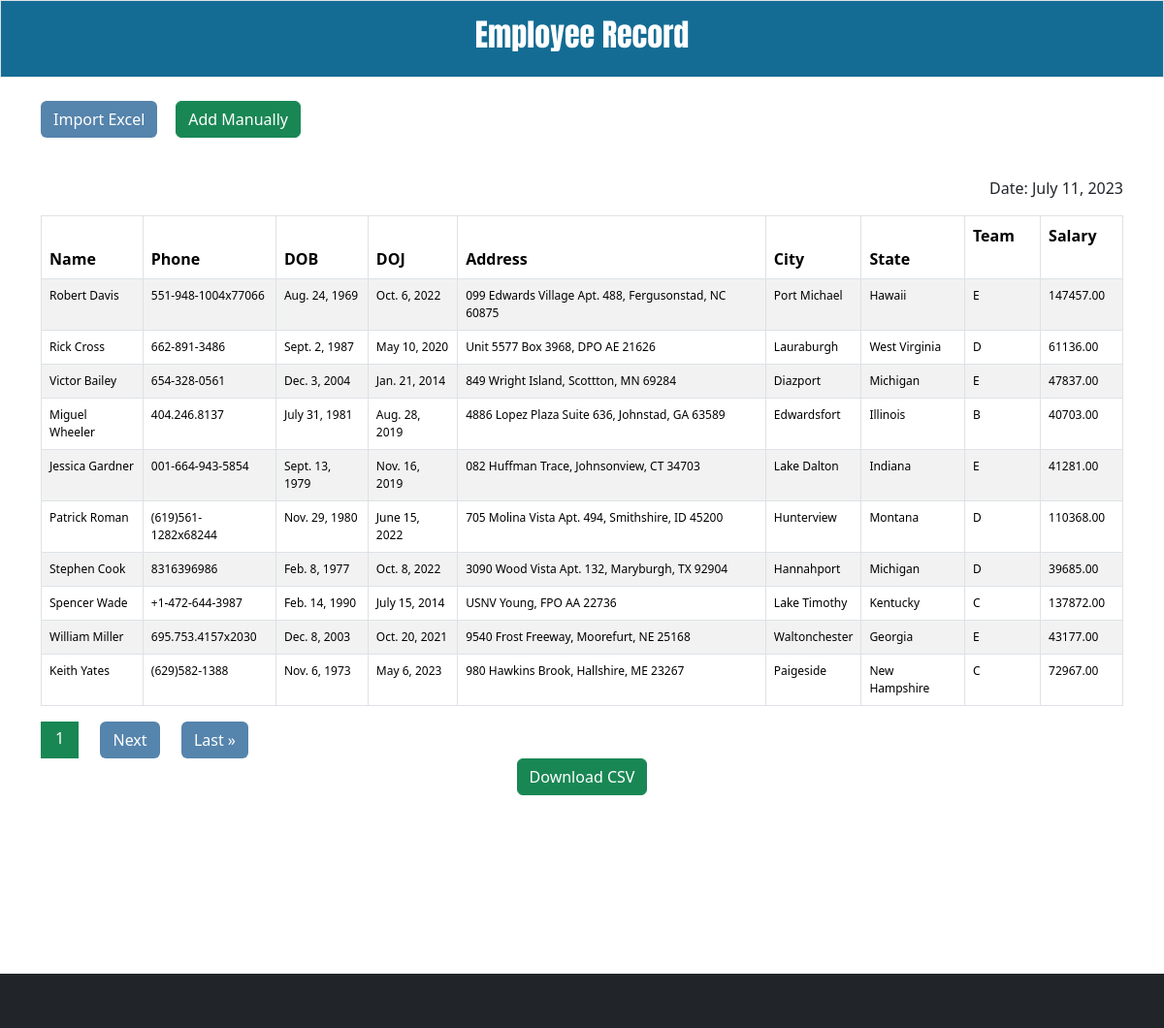
/, run on an earlier commit of the app's database.
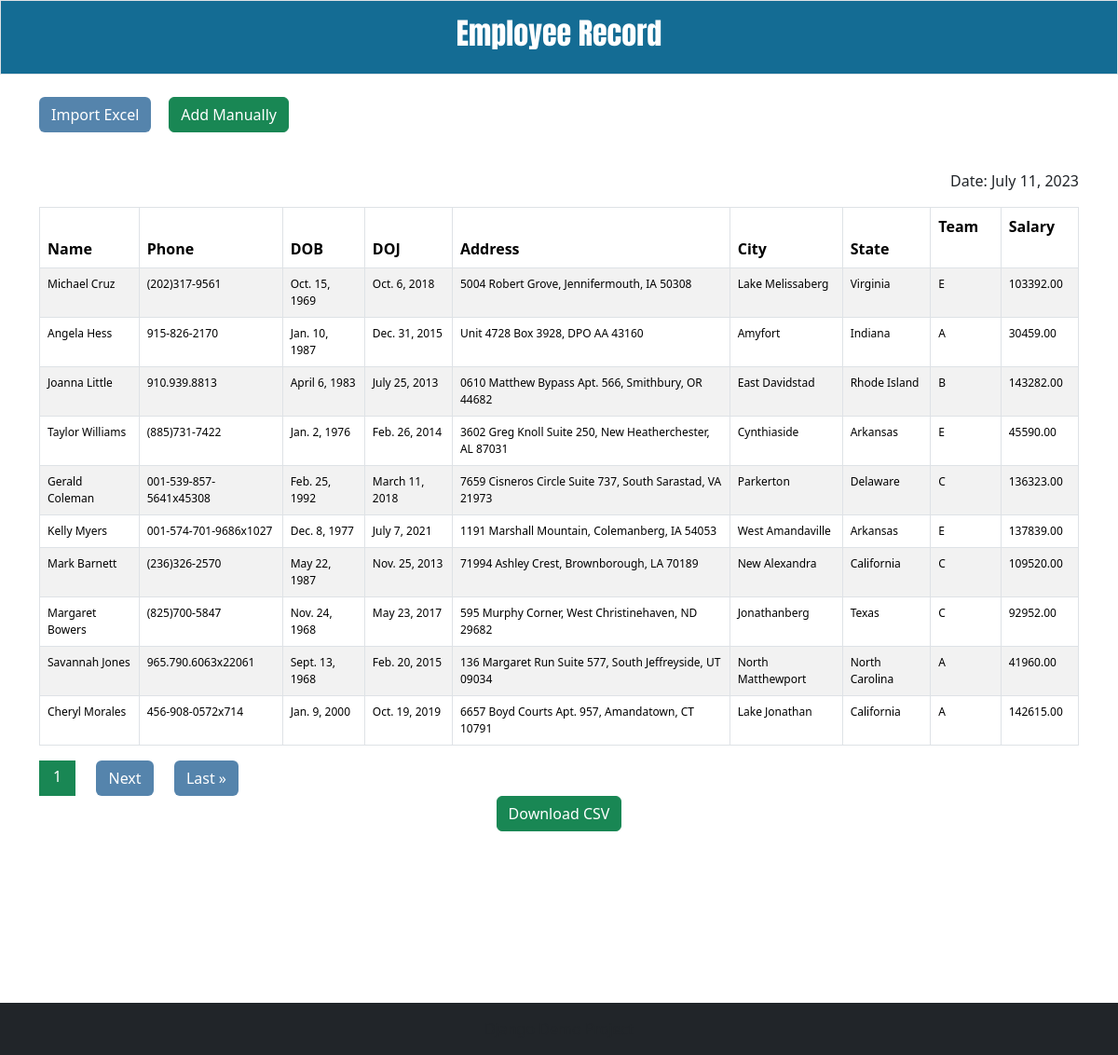
And on a later commit of the database.
### firstapp/models.py (models this page shows)
class Employee(models.Model):
    phone_regex = RegexValidator(
        regex=r'^\+?\d{10,15}$',
        message="Phone number must be entered in the format: '+919999999999'. Up to 15 digits allowed."
    )
    GENDER_CHOICES = [
    ('M', 'Male'),
    ('F', 'Female'),
    ('O', 'Other'),
]
    def validate_dob(value):
        if value.year < 1950:
            raise ValidationError("Invalid date of birth. Year must be greater than or equal to 1950.")
        if value.year > 2005:
            raise ValidationError("Invalid date of birth. Year must be less than 2005")
    name = models.CharField(max_length=100, unique=True)
    phone = models.CharField(validators=[phone_regex], max_length=15, unique=True)
    dob = models.DateField(validators=[validate_dob])
    gender = models.CharField(max_length=1, choices=GENDER_CHOICES, default='Male')
    doj = models.DateField()
    address = models.CharField(max_length=250)
    city = models.CharField(max_length=25)
    state = models.CharField(max_length=25)
    team = models.CharField(max_length=100)
    salary = models.DecimalField(max_digits=8, decimal_places=2)
    created_at = models.DateTimeField(auto_now_add=True)
    updated_at = models.DateTimeField(auto_now=True)
    class Meta:
        unique_together = ['name', 'phone']

### firstapp/views.py (the view, shortened to what this page needs)
# urls.py: path('', EmployeeListView.as_view(), name='employee_list'),
class EmployeeListView(View):
    def get(self, request):
        form = EmployeeForm()
        employees = Employee.objects.all()
        sort = request.GET.get('sort')
        order = request.GET.get('order')
        if sort == 'name':
            employees = employees.order_by('name')
        elif sort == 'doj':
            employees = employees.order_by('doj')
        elif sort == 'city':
            employees = employees.order_by('city')
        elif sort == 'state':
            employees = employees.order_by('state')
        elif sort == 'team':
            employees = employees.order_by('team')
        elif sort == 'salary':
            employees = employees.order_by('salary')
        if sort and order == 'desc':
            employees = employees.reverse()
        else:
            order = 'asc'
        paginator = Paginator(employees, per_page=settings.PAGINATION_PER_PAGE)
        page_number = request.GET.get('page')
        page_obj = paginator.get_page(page_number)
        CurrentDate = datetime.now().date()
        return render(request, 'employees.html', {'form': form, 'page_obj': page_obj, 'date': CurrentDate, 'sort': sort, 'order': order})

### firstapp/templates/employees.html (shortened to what this page needs)
{% extends 'base.html' %}
{% load static %}
{% block content %}
<div class="container">
    <div class="row">
        <div class="col-md-8 mt-4">
            <button id="fileUploadBtn" class="btn text-white"
                style="margin-right: 2%; background-color: #5584AC;">Import Excel</button>
            <button id="manualEntryBtn" class="btn btn-success">Add Manually</button>
        </div>
    </div>
</div>
<div class="container mt-4" style="margin-bottom: 20%;">
    <div class="d-flex flex-row-reverse">
        <p class="mt-3 text-dark">Date: {{ date }}</p>
    </div>
    <table class="table table-striped table-bordered">
        <thead class="text-light" style="background-color: #5584AC;">
            <tr>
                <th>
                    Name
                    <a href="?sort=name{% if sort == 'name' and order == 'asc' %}&order=desc{% endif %}"
                        style="margin-left: 5%; text-decoration: none; color: white;">
                        {% if sort == 'name' %}
                        {% if order == 'asc' %}
                        <span>&uarr;</span>
                        {% else %}
                        <span>&darr;</span>
                        {% endif %}
                        {% else %}
                        <span>&darr;</span>
                        {% endif %}
                    </a>
                </th>
                <th>Phone</th>
                <th>DOB</th>
                <th>
                    DOJ
                    <a href="?sort=doj{% if sort == 'doj' and order == 'asc' %}&order=desc{% endif %}"
                        style="margin-left: 5%; text-decoration: none; color: white;">
                        {% if sort == 'doj' %}
                        {% if order == 'asc' %}
                        <span>&uarr;</span>
                        {% else %}
                        <span>&darr;</span>
                        {% endif %}
                        {% else %}
                        <span>&darr;</span>
                        {% endif %}
                    </a>
                </th>
                <th>Address</th>
                <th>
                    City
                    <a href="?sort=city{% if sort == 'city' and order == 'asc' %}&order=desc{% endif %}"
                        style="margin-left: 5%; text-decoration: none; color: white;">
                        {% if sort == 'city' %}
                        {% if order == 'asc' %}
                        <span>&uarr;</span>
                        {% else %}
                        <span>&darr;</span>
                        {% endif %}
                        {% else %}
                        <span>&darr;</span>
                        {% endif %}
                    </a>
                </th>
                <th>
                    State
                    <a href="?sort=state{% if sort == 'state' and order == 'asc' %}&order=desc{% endif %}"
                        style="margin-left: 5%; text-decoration: none; color: white;">
                        {% if sort == 'state' %}
                        {% if order == 'asc' %}
                        <span>&uarr;</span>
                        {% else %}
                        <span>&darr;</span>
                        {% endif %}
                        {% else %}
                        <span>&darr;</span>
                        {% endif %}
                    </a>
                </th>
                <th>
                    Team
                    <a href="?sort=team{% if sort == 'team' and order == 'asc' %}&order=desc{% endif %}"
                        style="margin-left: 5%; text-decoration: none; color: white;">
                        {% if sort == 'team' %}
                        {% if order == 'asc' %}
                        <span>&uarr;</span>
                        {% else %}
                        <span>&darr;</span>
                        {% endif %}
                        {% else %}
                        <span>&darr;</span>
                        {% endif %}
                    </a>
                </th>
                <th>
                    Salary
                    <a href="?sort=salary{% if sort == 'salary' and order == 'asc' %}&order=desc{% endif %}"
                        style="margin-left: 5%; text-decoration: none; color: white;">
                        {% if sort == 'salary' %}
                        {% if order == 'asc' %}
                        <span>&uarr;</span>
                        {% else %}
                        <span>&darr;</span>
                        {% endif %}
                        {% else %}
                        <span>&darr;</span>
                        {% endif %}
                    </a>
                </th>
            </tr>
        </thead>
        <tbody class="thead-light">
            {% for employee in page_obj %}
            <tr style="font-size: 12px;">
                <td>{{ employee.name }}</td>
                <td>{{ employee.phone }}</td>
                <td>{{ employee.dob }}</td>
                <td>{{ employee.doj }}</td>
                <td>{{ employee.address }}</td>
                <td>{{ employee.city }}</td>
                <td>{{ employee.state }}</td>
                <td>{{ employee.team }}</td>
                <td>{{ employee.salary }}</td>
            </tr>
            {% endfor %}
        </tbody>
    </table>
    <div class="text-center">
        <div class="pagination">
            <div class="current-page-box bg-success" style="padding: 5px 15px; display: inline-block;">
                <span class="current-page text-white" style="margin-left: 1% 2% 2%;">{{ page_obj.number }}</span>
            </div>
            {% if page_obj.has_next %}
            <a href="?page={{ page_obj.next_page_number }}" class="btn text-white"
                style=" background-color: #5584AC; margin-right: 2%; margin-left: 2%;">Next</a>
            <a href="?page={{ page_obj.paginator.num_pages }}" class="btn text-white"
                style="background-color: #5584AC;">Last &raquo;</a>
            {% endif %}
        </div>
        <a href="{% url 'download_employees' %}?format=csv" class="btn btn-success">Download CSV</a>
    </div>
</div>
{% endblock content %}

### template/base.html (shortened to what this page needs)
{% load static %}
<!DOCTYPE html>
<html lang="en">
<head>
  {% load bootstrap5 %}
  {% bootstrap_css %}
</head>
<body>
  <header class="p-3 text-white border" style="background-color: #146C94;">
    <div class="container container-fluid text-center">
      <div>
        <h2 style="font-family: 'Anton', sans-serif;">Employee Record</h2>
      </div>
    </div>
  </header>
  <main>
    {% block content %}
    {% endblock content %}
  </main>
  <footer class="p-3 mt-5 bg-dark text-white fixed-bottom">
    <div class="container container-fluid text-center">
      <p class="text-muted mb-0">Django Demo Project</p>
    </div>
  </footer>
</body>
</html>

What changed in the data, as far as the page shows it:
removed Employee: name "Robert Davis", phone "551-948-1004x77066", dob "Aug. 24, 1969", doj "Oct. 6, 2022", address "099 Edwards Village Apt. 488, Fergusonstad, NC 60875", city "Port Michael", state "Hawaii", team "E", salary "147457.00"
removed Employee: name "Rick Cross", phone "662-891-3486", dob "Sept. 2, 1987", doj "May 10, 2020", address "Unit 5577 Box 3968, DPO AE 21626", city "Lauraburgh", state "West Virginia", team "D", salary "61136.00"
removed Employee: name "Victor Bailey", phone "654-328-0561", dob "Dec. 3, 2004", doj "Jan. 21, 2014", address "849 Wright Island, Scottton, MN 69284", city "Diazport", state "Michigan", team "E", salary "47837.00"
removed Employee: name "Miguel Wheeler", phone "404.246.8137", dob "July 31, 1981", doj "Aug. 28, 2019", address "4886 Lopez Plaza Suite 636, Johnstad, GA 63589", city "Edwardsfort", state "Illinois", team "B", salary "40703.00"
removed Employee: name "Jessica Gardner", phone "001-664-943-5854", dob "Sept. 13, 1979", doj "Nov. 16, 2019", address "082 Huffman Trace, Johnsonview, CT 34703", city "Lake Dalton", state "Indiana", team "E", salary "41281.00"
removed Employee: name "Patrick Roman", phone "(619)561-1282x68244", dob "Nov. 29, 1980", doj "June 15, 2022", address "705 Molina Vista Apt. 494, Smithshire, ID 45200", city "Hunterview", state "Montana", team "D", salary "110368.00"
removed Employee: name "Stephen Cook", phone "8316396986", dob "Feb. 8, 1977", doj "Oct. 8, 2022", address "3090 Wood Vista Apt. 132, Maryburgh, TX 92904", city "Hannahport", state "Michigan", team "D", salary "39685.00"
removed Employee: name "Spencer Wade", phone "+1-472-644-3987", dob "Feb. 14, 1990", doj "July 15, 2014", address "USNV Young, FPO AA 22736", city "Lake Timothy", state "Kentucky", team "C", salary "137872.00"
removed Employee: name "William Miller", phone "695.753.4157x2030", dob "Dec. 8, 2003", doj "Oct. 20, 2021", address "9540 Frost Freeway, Moorefurt, NE 25168", city "Waltonchester", state "Georgia", team "E", salary "43177.00"
removed Employee: name "Keith Yates", phone "(629)582-1388", dob "Nov. 6, 1973", doj "May 6, 2023", address "980 Hawkins Brook, Hallshire, ME 23267", city "Paigeside", state "New Hampshire", team "C", salary "72967.00"
added Employee: name "Michael Cruz", phone "(202)317-9561", dob "Oct. 15, 1969", doj "Oct. 6, 2018", address "5004 Robert Grove, Jennifermouth, IA 50308", city "Lake Melissaberg", state "Virginia", team "E", salary "103392.00"
added Employee: name "Angela Hess", phone "915-826-2170", dob "Jan. 10, 1987", doj "Dec. 31, 2015", address "Unit 4728 Box 3928, DPO AA 43160", city "Amyfort", state "Indiana", team "A", salary "30459.00"
added Employee: name "Joanna Little", phone "910.939.8813", dob "April 6, 1983", doj "July 25, 2013", address "0610 Matthew Bypass Apt. 566, Smithbury, OR 44682", city "East Davidstad", state "Rhode Island", team "B", salary "143282.00"
added Employee: name "Taylor Williams", phone "(885)731-7422", dob "Jan. 2, 1976", doj "Feb. 26, 2014", address "3602 Greg Knoll Suite 250, New Heatherchester, AL 87031", city "Cynthiaside", state "Arkansas", team "E", salary "45590.00"
added Employee: name "Gerald Coleman", phone "001-539-857-5641x45308", dob "Feb. 25, 1992", doj "March 11, 2018", address "7659 Cisneros Circle Suite 737, South Sarastad, VA 21973", city "Parkerton", state "Delaware", team "C", salary "136323.00"
added Employee: name "Kelly Myers", phone "001-574-701-9686x1027", dob "Dec. 8, 1977", doj "July 7, 2021", address "1191 Marshall Mountain, Colemanberg, IA 54053", city "West Amandaville", state "Arkansas", team "E", salary "137839.00"
added Employee: name "Mark Barnett", phone "(236)326-2570", dob "May 22, 1987", doj "Nov. 25, 2013", address "71994 Ashley Crest, Brownborough, LA 70189", city "New Alexandra", state "California", team "C", salary "109520.00"
added Employee: name "Margaret Bowers", phone "(825)700-5847", dob "Nov. 24, 1968", doj "May 23, 2017", address "595 Murphy Corner, West Christinehaven, ND 29682", city "Jonathanberg", state "Texas", team "C", salary "92952.00"
added Employee: name "Savannah Jones", phone "965.790.6063x22061", dob "Sept. 13, 1968", doj "Feb. 20, 2015", address "136 Margaret Run Suite 577, South Jeffreyside, UT 09034", city "North Matthewport", state "North Carolina", team "A", salary "41960.00"
added Employee: name "Cheryl Morales", phone "456-908-0572x714", dob "Jan. 9, 2000", doj "Oct. 19, 2019", address "6657 Boyd Courts Apt. 957, Amandatown, CT 10791", city "Lake Jonathan", state "California", team "A", salary "142615.00"
